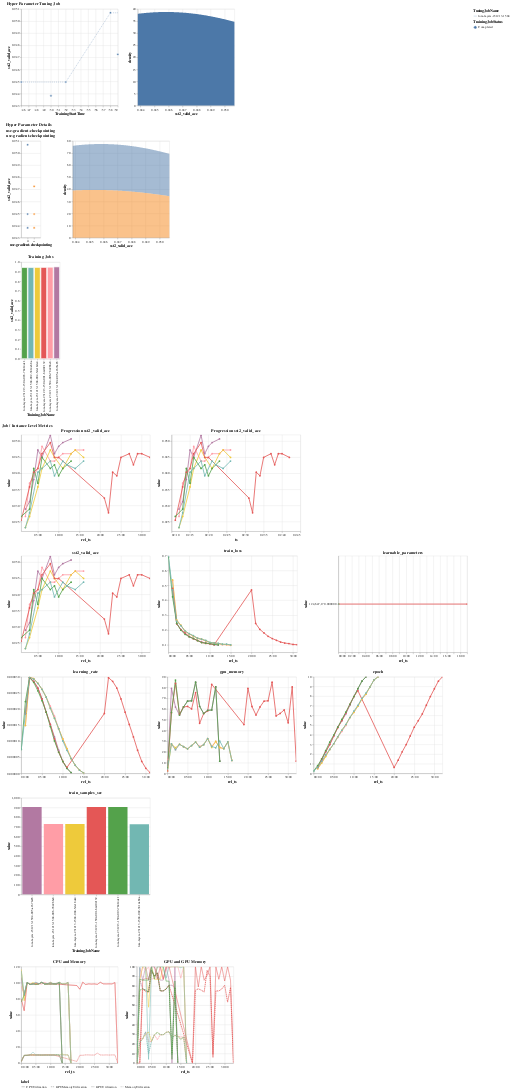

Notebook cell for this chart:
### Code cell
graph

### Figure 1 — Vega-Lite specification as saved in the notebook (floating-point values rounded to 4 significant figures; data arrays with more than 128 entries replaced by an {"elided": "..."} marker saying what was removed)
{"config": {"view": {"continuousWidth": 300, "continuousHeight": 300}}, "vconcat": [{"hconcat": [{"layer": [{"mark": {"type": "line", "opacity": 0.5, "strokeDash": [3, 3]}, "encoding": {"stroke": {"field": "TuningJobName", "type": "nominal"}, "x": {"field": "TrainingStartTime", "scale": {"nice": true}, "type": "temporal"}, "y": {"field": "cum_objective", "scale": {"padding": 1, "zero": false}, "type": "quantitative"}}}, {"mark": {"type": "point", "filled": true, "size": 50}, "encoding": {"opacity": {"condition": {"param": "param_25", "value": 1.0, "empty": true}, "value": 0.35}, "shape": {"field": "TrainingJobStatus", "legend": {"orient": "right"}, "type": "nominal"}, "stroke": {"condition": {"param": "param_26", "empty": false, "value": "gold"}, "value": "white"}, "strokeWidth": {"condition": {"param": "param_26", "empty": false, "value": 2.0}, "value": 2.0}, "tooltip": [{"field": "sst2_valid_acc", "format": ".2e", "type": "quantitative"}, {"field": "use-gradient-checkpointing", "type": "quantitative"}, {"field": "dummy", "type": "quantitative"}, {"field": "TrainingStartTime", "format": "%H:%M:%S", "type": "temporal"}, {"field": "TrainingJobName", "type": "nominal"}, {"field": "TrainingJobStatus", "type": "nominal"}, {"field": "TrainingElapsedTimeSeconds", "type": "quantitative"}], "x": {"field": "TrainingStartTime", "scale": {"nice": true}, "type": "temporal"}, "y": {"axis": {"title": "sst2_valid_acc"}, "field": "sst2_valid_acc", "scale": {"padding": 1, "zero": false}, "type": "quantitative"}}, "name": "view_31"}], "data": {"name": "data-a2868a339b3983346b8a20c83340ecb2"}}, {"data": {"name": "data-8bca1ef1437c1ef4b456812f0814df9c"}, "mark": {"type": "area"}, "encoding": {"x": {"field": "value", "scale": {"domain": [0.9438, 0.9507]}, "title": "sst2_valid_acc", "type": "quantitative"}, "y": {"field": "density", "type": "quantitative"}}, "transform": [{"filter": {"param": "param_25", "empty": true}}, {"density": "sst2_valid_acc", "bandwidth": 0.01}]}], "title": "Hyper Parameter Tuning Job"}, {"vconcat": [{"hconcat": [{"hconcat": [{"mark": {"type": "point", "filled": true, "size": 50}, "encoding": {"color": {"field": "use-gradient-checkpointing", "type": "nominal"}, "opacity": {"condition": {"param": "param_25", "value": 1.0, "empty": true}, "value": 0.35}, "shape": {"field": "TrainingJobStatus", "legend": {"orient": "right"}, "type": "nominal"}, "stroke": {"condition": {"param": "param_26", "empty": false, "value": "gold"}, "value": "white"}, "strokeWidth": {"condition": {"param": "param_26", "empty": false, "value": 2.0}, "value": 2.0}, "tooltip": [{"field": "sst2_valid_acc", "format": ".2e", "type": "quantitative"}, {"field": "use-gradient-checkpointing", "type": "quantitative"}, {"field": "dummy", "type": "quantitative"}, {"field": "TrainingStartTime", "format": "%H:%M:%S", "type": "temporal"}, {"field": "TrainingJobName", "type": "nominal"}, {"field": "TrainingJobStatus", "type": "nominal"}, {"field": "TrainingElapsedTimeSeconds", "type": "quantitative"}], "x": {"field": "use-gradient-checkpointing", "scale": {"base": 10, "padding": 1, "type": "linear", "zero": false}, "type": "ordinal"}, "y": {"axis": {"title": "sst2_valid_acc"}, "field": "sst2_valid_acc", "scale": {"padding": 1, "zero": false}, "type": "quantitative"}}, "name": "view_30", "title": "use-gradient-checkpointing"}, {"mark": {"type": "area", "opacity": 0.5}, "encoding": {"color": {"field": "use-gradient-checkpointing", "type": "nominal"}, "tooltip": {"field": "use-gradient-checkpointing", "type": "quantitative"}, "x": {"field": "value", "scale": {"domain": [0.9438, 0.9507]}, "title": "sst2_valid_acc", "type": "quantitative"}, "y": {"field": "density", "type": "quantitative"}}, "transform": [{"filter": {"param": "param_25", "empty": true}}, {"density": "sst2_valid_acc", "bandwidth": 0.01, "groupby": ["use-gradient-checkpointing"]}]}], "title": "use-gradient-checkpointing"}]}], "data": {"name": "data-8bca1ef1437c1ef4b456812f0814df9c"}, "title": "Hyper Parameter Details"}, {"vconcat": [{"data": {"name": "data-2451e2a7f4be41225bfe3df77a02dfbe"}, "mark": {"type": "bar"}, "encoding": {"color": {"field": "TrainingJobName", "type": "nominal"}, "opacity": {"condition": {"param": "param_25", "value": 1.0, "empty": true}, "value": 0.35}, "shape": {"field": "TrainingJobStatus", "legend": {"orient": "right"}, "type": "nominal"}, "stroke": {"condition": {"param": "param_26", "empty": false, "value": "gold"}, "value": "white"}, "strokeWidth": {"condition": {"param": "param_26", "empty": false, "value": 2.0}, "value": 2.0}, "x": {"field": "TrainingJobName", "sort": null, "type": "nominal"}, "y": {"field": "sst2_valid_acc", "type": "quantitative"}}, "name": "view_43", "title": "Training Jobs"}, {"vconcat": [{"hconcat": [{"mark": {"type": "line", "point": true}, "encoding": {"color": {"condition": {"param": "param_25", "empty": true, "field": "TrainingJobName", "legend": null, "type": "nominal"}, "value": "grey"}, "opacity": {"condition": {"param": "param_25", "value": 1.0, "empty": true}, "value": 0.3}, "strokeWidth": {"condition": {"param": "param_25", "value": 2.5, "empty": true}, "value": 0.8}, "tooltip": [{"field": "TrainingJobName", "type": "nominal"}, {"field": "value", "type": "quantitative"}, {"field": "label", "type": "nominal"}, {"field": "ts", "format": "%e:%H:%M", "type": "temporal"}, {"field": "rel_ts", "format": "%e:%H:%M", "type": "temporal"}], "x": {"axis": {"format": "%M:%S"}, "field": "rel_ts", "type": "temporal"}, "y": {"field": "value", "scale": {"zero": false}, "type": "quantitative"}}, "name": "view_32", "title": "Progression sst2_valid_acc", "transform": [{"filter": {"equal": "sst2_valid_acc", "field": "label"}}], "width": 400}, {"mark": {"type": "line", "point": true}, "encoding": {"color": {"condition": {"param": "param_25", "empty": true, "field": "TrainingJobName", "legend": null, "type": "nominal"}, "value": "grey"}, "opacity": {"condition": {"param": "param_25", "value": 1.0, "empty": true}, "value": 0.3}, "strokeWidth": {"condition": {"param": "param_25", "value": 2.5, "empty": true}, "value": 0.8}, "tooltip": [{"field": "TrainingJobName", "type": "nominal"}, {"field": "value", "type": "quantitative"}, {"field": "label", "type": "nominal"}, {"field": "ts", "format": "%e:%H:%M", "type": "temporal"}, {"field": "rel_ts", "format": "%e:%H:%M", "type": "temporal"}], "x": {"field": "ts", "scale": {"nice": true}, "type": "temporal"}, "y": {"field": "value", "scale": {"zero": false}, "type": "quantitative"}}, "name": "view_33", "title": "Progression sst2_valid_acc", "transform": [{"filter": {"equal": "sst2_valid_acc", "field": "label"}}], "width": 400}]}, {"vconcat": [{"hconcat": [{"mark": {"type": "line", "interpolate": "linear", "point": true}, "encoding": {"color": {"condition": {"param": "param_25", "empty": true, "field": "TrainingJobName", "legend": null, "type": "nominal"}, "value": "grey"}, "opacity": {"condition": {"param": "param_25", "value": 1.0, "empty": true}, "value": 0.3}, "strokeWidth": {"condition": {"param": "param_25", "value": 2.5, "empty": true}, "value": 0.8}, "tooltip": [{"field": "TrainingJobName", "type": "nominal"}, {"field": "value", "type": "quantitative"}, {"field": "label", "type": "nominal"}, {"field": "ts", "format": "%e:%H:%M", "type": "temporal"}, {"field": "rel_ts", "format": "%e:%H:%M", "type": "temporal"}], "x": {"axis": {"format": "%M:%S"}, "field": "rel_ts", "type": "temporal"}, "y": {"field": "value", "scale": {"zero": false}, "type": "quantitative"}}, "name": "view_34", "title": "sst2_valid_acc", "transform": [{"filter": {"equal": "sst2_valid_acc", "field": "label"}}], "width": 400}, {"mark": {"type": "line", "interpolate": "linear", "point": true}, "encoding": {"color": {"condition": {"param": "param_25", "empty": true, "field": "TrainingJobName", "legend": null, "type": "nominal"}, "value": "grey"}, "opacity": {"condition": {"param": "param_25", "value": 1.0, "empty": true}, "value": 0.3}, "strokeWidth": {"condition": {"param": "param_25", "value": 2.5, "empty": true}, "value": 0.8}, "tooltip": [{"field": "TrainingJobName", "type": "nominal"}, {"field": "value", "type": "quantitative"}, {"field": "label", "type": "nominal"}, {"field": "ts", "format": "%e:%H:%M", "type": "temporal"}, {"field": "rel_ts", "format": "%e:%H:%M", "type": "temporal"}], "x": {"axis": {"format": "%M:%S"}, "field": "rel_ts", "type": "temporal"}, "y": {"field": "value", "scale": {"zero": false}, "type": "quantitative"}}, "name": "view_35", "title": "train_loss", "transform": [{"filter": {"equal": "train_loss", "field": "label"}}], "width": 400}, {"mark": {"type": "line", "interpolate": "linear", "point": true}, "encoding": {"color": {"condition": {"param": "param_25", "empty": true, "field": "TrainingJobName", "legend": null, "type": "nominal"}, "value": "grey"}, "opacity": {"condition": {"param": "param_25", "value": 1.0, "empty": true}, "value": 0.3}, "strokeWidth": {"condition": {"param": "param_25", "value": 2.5, "empty": true}, "value": 0.8}, "tooltip": [{"field": "TrainingJobName", "type": "nominal"}, {"field": "value", "type": "quantitative"}, {"field": "label", "type": "nominal"}, {"field": "ts", "format": "%e:%H:%M", "type": "temporal"}, {"field": "rel_ts", "format": "%e:%H:%M", "type": "temporal"}], "x": {"axis": {"format": "%M:%S"}, "field": "rel_ts", "type": "temporal"}, "y": {"field": "value", "scale": {"zero": false}, "type": "quantitative"}}, "name": "view_36", "title": "learnable_parameters", "transform": [{"filter": {"equal": "learnable_parameters", "field": "label"}}], "width": 400}]}, {"hconcat": [{"mark": {"type": "line", "interpolate": "linear", "point": true}, "encoding": {"color": {"condition": {"param": "param_25", "empty": true, "field": "TrainingJobName", "legend": null, "type": "nominal"}, "value": "grey"}, "opacity": {"condition": {"param": "param_25", "value": 1.0, "empty": true}, "value": 0.3}, "strokeWidth": {"condition": {"param": "param_25", "value": 2.5, "empty": true}, "value": 0.8}, "tooltip": [{"field": "TrainingJobName", "type": "nominal"}, {"field": "value", "type": "quantitative"}, {"field": "label", "type": "nominal"}, {"field": "ts", "format": "%e:%H:%M", "type": "temporal"}, {"field": "rel_ts", "format": "%e:%H:%M", "type": "temporal"}], "x": {"axis": {"format": "%M:%S"}, "field": "rel_ts", "type": "temporal"}, "y": {"field": "value", "scale": {"zero": false}, "type": "quantitative"}}, "name": "view_37", "title": "learning_rate", "transform": [{"filter": {"equal": "learning_rate", "field": "label"}}], "width": 400}, {"mark": {"type": "line", "interpolate": "linear", "point": true}, "encoding": {"color": {"condition": {"param": "param_25", "empty": true, "field": "TrainingJobName", "legend": null, "type": "nominal"}, "value": "grey"}, "opacity": {"condition": {"param": "param_25", "value": 1.0, "empty": true}, "value": 0.3}, "strokeWidth": {"condition": {"param": "param_25", "value": 2.5, "empty": true}, "value": 0.8}, "tooltip": [{"field": "TrainingJobName", "type": "nominal"}, {"field": "value", "type": "quantitative"}, {"field": "label", "type": "nominal"}, {"field": "ts", "format": "%e:%H:%M", "type": "temporal"}, {"field": "rel_ts", "format": "%e:%H:%M", "type": "temporal"}], "x": {"axis": {"format": "%M:%S"}, "field": "rel_ts", "type": "temporal"}, "y": {"field": "value", "scale": {"zero": false}, "type": "quantitative"}}, "name": "view_38", "title": "gpu_memory", "transform": [{"filter": {"equal": "gpu_memory", "field": "label"}}], "width": 400}, {"mark": {"type": "line", "interpolate": "linear", "point": true}, "encoding": {"color": {"condition": {"param": "param_25", "empty": true, "field": "TrainingJobName", "legend": null, "type": "nominal"}, "value": "grey"}, "opacity": {"condition": {"param": "param_25", "value": 1.0, "empty": true}, "value": 0.3}, "strokeWidth": {"condition": {"param": "param_25", "value": 2.5, "empty": true}, "value": 0.8}, "tooltip": [{"field": "TrainingJobName", "type": "nominal"}, {"field": "value", "type": "quantitative"}, {"field": "label", "type": "nominal"}, {"field": "ts", "format": "%e:%H:%M", "type": "temporal"}, {"field": "rel_ts", "format": "%e:%H:%M", "type": "temporal"}], "x": {"axis": {"format": "%M:%S"}, "field": "rel_ts", "type": "temporal"}, "y": {"field": "value", "scale": {"zero": false}, "type": "quantitative"}}, "name": "view_39", "title": "epoch", "transform": [{"filter": {"equal": "epoch", "field": "label"}}], "width": 400}]}, {"hconcat": [{"mark": {"type": "bar", "interpolate": "linear", "point": true}, "encoding": {"color": {"condition": {"param": "param_25", "empty": true, "field": "TrainingJobName", "legend": null, "type": "nominal"}, "value": "grey"}, "opacity": {"condition": {"param": "param_25", "value": 1.0, "empty": true}, "value": 0.3}, "strokeWidth": {"condition": {"param": "param_25", "value": 2.5, "empty": true}, "value": 0.8}, "tooltip": [{"field": "TrainingJobName", "type": "nominal"}, {"field": "value", "type": "quantitative"}, {"field": "label", "type": "nominal"}, {"field": "ts", "format": "%e:%H:%M", "type": "temporal"}, {"field": "rel_ts", "format": "%e:%H:%M", "type": "temporal"}], "x": {"field": "TrainingJobName", "sort": null, "type": "nominal"}, "y": {"field": "value", "scale": {"zero": false}, "type": "quantitative"}}, "name": "view_40", "title": "train_samples_sec", "transform": [{"filter": {"equal": "train_samples_sec", "field": "label"}}], "width": 400}]}, {"hconcat": [{"mark": {"type": "line"}, "encoding": {"color": {"condition": {"param": "param_25", "empty": true, "field": "TrainingJobName", "legend": null, "type": "nominal"}, "value": "grey"}, "opacity": {"condition": {"param": "param_25", "value": 1.0, "empty": true}, "value": 0.3}, "strokeDash": {"field": "label", "legend": {"orient": "bottom"}, "type": "nominal"}, "strokeWidth": {"condition": {"param": "param_25", "value": 2.5, "empty": true}, "value": 0.8}, "tooltip": [{"field": "TrainingJobName", "type": "nominal"}, {"field": "value", "type": "quantitative"}, {"field": "label", "type": "nominal"}, {"field": "ts", "format": "%e:%H:%M", "type": "temporal"}, {"field": "rel_ts", "format": "%e:%H:%M", "type": "temporal"}], "x": {"axis": {"format": "%M:%S"}, "field": "rel_ts", "type": "temporal"}, "y": {"field": "value", "type": "quantitative"}}, "name": "view_41", "title": "CPU and Memory", "transform": [{"filter": {"field": "label", "oneOf": ["MemoryUtilization", "CPUUtilization"]}}]}, {"mark": {"type": "line"}, "encoding": {"color": {"condition": {"param": "param_25", "empty": true, "field": "TrainingJobName", "legend": null, "type": "nominal"}, "value": "grey"}, "opacity": {"condition": {"param": "param_25", "value": 1.0, "empty": true}, "value": 0.3}, "strokeDash": {"field": "label", "legend": {"orient": "bottom"}, "type": "nominal"}, "strokeWidth": {"condition": {"param": "param_25", "value": 2.5, "empty": true}, "value": 0.8}, "tooltip": [{"field": "TrainingJobName", "type": "nominal"}, {"field": "value", "type": "quantitative"}, {"field": "label", "type": "nominal"}, {"field": "ts", "format": "%e:%H:%M", "type": "temporal"}, {"field": "rel_ts", "format": "%e:%H:%M", "type": "temporal"}], "x": {"axis": {"format": "%M:%S"}, "field": "rel_ts", "type": "temporal"}, "y": {"field": "value", "type": "quantitative"}}, "name": "view_42", "title": "GPU and GPU Memory", "transform": [{"filter": {"field": "label", "oneOf": ["GPUMemoryUtilization", "GPUUtilization"]}}]}]}]}], "data": {"name": "data-1f5db9922a7a2f958a3a5e1843a5935a"}, "resolve": {"scale": {"strokeDash": "independent"}}, "title": "Job / Instance Level Metrics"}]}], "params": [{"name": "param_25", "select": {"type": "interval", "encodings": ["x"], "resolve": "intersect"}, "views": ["view_31", "view_30", "view_43"]}, {"name": "param_26", "select": {"type": "point", "fields": ["TrainingJobName", "TrainingStartTime"], "nearest": false, "on": "mouseover"}, "views": ["view_31", "view_30", "view_43"]}, {"name": "param_27", "select": {"type": "interval", "encodings": ["x", "y"]}, "bind": "scales", "views": ["view_32", "view_33"]}, {"name": "param_28", "select": {"type": "interval", "encodings": ["x", "y"]}, "bind": "scales", "views": ["view_34"]}, {"name": "param_29", "select": {"type": "interval", "encodings": ["x", "y"]}, "bind": "scales", "views": ["view_35"]}, {"name": "param_30", "select": {"type": "interval", "encodings": ["x", "y"]}, "bind": "scales", "views": ["view_36"]}, {"name": "param_31", "select": {"type": "interval", "encodings": ["x", "y"]}, "bind": "scales", "views": ["view_37"]}, {"name": "param_32", "select": {"type": "interval", "encodings": ["x", "y"]}, "bind": "scales", "views": ["view_38"]}, {"name": "param_33", "select": {"type": "interval", "encodings": ["x", "y"]}, "bind": "scales", "views": ["view_39"]}, {"name": "param_34", "select": {"type": "interval", "encodings": ["x", "y"]}, "bind": "scales", "views": ["view_40"]}, {"name": "param_35", "select": {"type": "interval", "encodings": ["x", "y"]}, "bind": "scales", "views": ["view_41"]}, {"name": "param_36", "select": {"type": "interval", "encodings": ["x", "y"]}, "bind": "scales", "views": ["view_42"]}], "$schema": "https://vega.github.io/schema/vega-lite/v5.8.0.json", "datasets": {"data-a2868a339b3983346b8a20c83340ecb2": [{"dummy": 0, "use-gradient-checkpointing": 0, "TrainingJobName": "lora-layers-231213-1504-001-b4d02132", "TrainingJobStatus": "Completed", "TrainingStartTime": "2023-12-13T15:05:46+01:00", "TrainingEndTime": "2023-12-13T15:43:04+01:00", "TrainingElapsedTimeSeconds": 2238.0, "TuningJobName": "lora-layers-231213-1504", "sst2_valid_acc": 0.945, "cum_objective": 0.945}, {"dummy": 1, "use-gradient-checkpointing": 0, "TrainingJobName": "lora-layers-231213-1504-003-784f4dcf", "TrainingJobStatus": "Completed", "TrainingStartTime": "2023-12-13T15:05:50+01:00", "TrainingEndTime": "2023-12-13T15:24:01+01:00", "TrainingElapsedTimeSeconds": 1091.0, "TuningJobName": "lora-layers-231213-1504", "sst2_valid_acc": 0.9438, "cum_objective": 0.945}, {"dummy": 0, "use-gradient-checkpointing": 1, "TrainingJobName": "lora-layers-231213-1504-002-3814a68a", "TrainingJobStatus": "Completed", "TrainingStartTime": "2023-12-13T15:05:50+01:00", "TrainingEndTime": "2023-12-13T15:27:02+01:00", "TrainingElapsedTimeSeconds": 1272.0, "TuningJobName": "lora-layers-231213-1504", "sst2_valid_acc": 0.9438, "cum_objective": 0.945}, {"dummy": 1, "use-gradient-checkpointing": 1, "TrainingJobName": "lora-layers-231213-1504-004-5de18de4", "TrainingJobStatus": "Completed", "TrainingStartTime": "2023-12-13T15:05:52+01:00", "TrainingEndTime": "2023-12-13T15:27:09+01:00", "TrainingElapsedTimeSeconds": 1277.0, "TuningJobName": "lora-layers-231213-1504", "sst2_valid_acc": 0.945, "cum_objective": 0.945}, {"dummy": 2, "use-gradient-checkpointing": 0, "TrainingJobName": "lora-layers-231213-1504-005-a167fa85", "TrainingJobStatus": "Completed", "TrainingStartTime": "2023-12-13T15:05:58+01:00", "TrainingEndTime": "2023-12-13T15:24:09+01:00", "TrainingElapsedTimeSeconds": 1091.0, "TuningJobName": "lora-layers-231213-1504", "sst2_valid_acc": 0.9507, "cum_objective": 0.9507}, {"dummy": 2, "use-gradient-checkpointing": 1, "TrainingJobName": "lora-layers-231213-1504-006-7842bbe8", "TrainingJobStatus": "Completed", "TrainingStartTime": "2023-12-13T15:05:59+01:00", "TrainingEndTime": "2023-12-13T15:27:06+01:00", "TrainingElapsedTimeSeconds": 1267.0, "TuningJobName": "lora-layers-231213-1504", "sst2_valid_acc": 0.9472, "cum_objective": 0.9507}], "data-8bca1ef1437c1ef4b456812f0814df9c": [{"dummy": 2, "use-gradient-checkpointing": 0, "TrainingJobName": "lora-layers-231213-1504-005-a167fa85", "TrainingJobStatus": "Completed", "TrainingStartTime": "2023-12-13T15:05:58+01:00", "TrainingEndTime": "2023-12-13T15:24:09+01:00", "TrainingElapsedTimeSeconds": 1091.0, "TuningJobName": "lora-layers-231213-1504", "sst2_valid_acc": 0.9507}, {"dummy": 2, "use-gradient-checkpointing": 1, "TrainingJobName": "lora-layers-231213-1504-006-7842bbe8", "TrainingJobStatus": "Completed", "TrainingStartTime": "2023-12-13T15:05:59+01:00", "TrainingEndTime": "2023-12-13T15:27:06+01:00", "TrainingElapsedTimeSeconds": 1267.0, "TuningJobName": "lora-layers-231213-1504", "sst2_valid_acc": 0.9472}, {"dummy": 1, "use-gradient-checkpointing": 1, "TrainingJobName": "lora-layers-231213-1504-004-5de18de4", "TrainingJobStatus": "Completed", "TrainingStartTime": "2023-12-13T15:05:52+01:00", "TrainingEndTime": "2023-12-13T15:27:09+01:00", "TrainingElapsedTimeSeconds": 1277.0, "TuningJobName": "lora-layers-231213-1504", "sst2_valid_acc": 0.945}, {"dummy": 0, "use-gradient-checkpointing": 0, "TrainingJobName": "lora-layers-231213-1504-001-b4d02132", "TrainingJobStatus": "Completed", "TrainingStartTime": "2023-12-13T15:05:46+01:00", "TrainingEndTime": "2023-12-13T15:43:04+01:00", "TrainingElapsedTimeSeconds": 2238.0, "TuningJobName": "lora-layers-231213-1504", "sst2_valid_acc": 0.945}, {"dummy": 1, "use-gradient-checkpointing": 0, "TrainingJobName": "lora-layers-231213-1504-003-784f4dcf", "TrainingJobStatus": "Completed", "TrainingStartTime": "2023-12-13T15:05:50+01:00", "TrainingEndTime": "2023-12-13T15:24:01+01:00", "TrainingElapsedTimeSeconds": 1091.0, "TuningJobName": "lora-layers-231213-1504", "sst2_valid_acc": 0.9438}, {"dummy": 0, "use-gradient-checkpointing": 1, "TrainingJobName": "lora-layers-231213-1504-002-3814a68a", "TrainingJobStatus": "Completed", "TrainingStartTime": "2023-12-13T15:05:50+01:00", "TrainingEndTime": "2023-12-13T15:27:02+01:00", "TrainingElapsedTimeSeconds": 1272.0, "TuningJobName": "lora-layers-231213-1504", "sst2_valid_acc": 0.9438}], "data-2451e2a7f4be41225bfe3df77a02dfbe": [{"dummy": 1, "use-gradient-checkpointing": 0, "TrainingJobName": "lora-layers-231213-1504-003-784f4dcf", "TrainingJobStatus": "Completed", "TrainingStartTime": "2023-12-13T15:05:50+01:00", "TrainingEndTime": "2023-12-13T15:24:01+01:00", "TrainingElapsedTimeSeconds": 1091.0, "TuningJobName": "lora-layers-231213-1504", "sst2_valid_acc": 0.9438}, {"dummy": 0, "use-gradient-checkpointing": 1, "TrainingJobName": "lora-layers-231213-1504-002-3814a68a", "TrainingJobStatus": "Completed", "TrainingStartTime": "2023-12-13T15:05:50+01:00", "TrainingEndTime": "2023-12-13T15:27:02+01:00", "TrainingElapsedTimeSeconds": 1272.0, "TuningJobName": "lora-layers-231213-1504", "sst2_valid_acc": 0.9438}, {"dummy": 1, "use-gradient-checkpointing": 1, "TrainingJobName": "lora-layers-231213-1504-004-5de18de4", "TrainingJobStatus": "Completed", "TrainingStartTime": "2023-12-13T15:05:52+01:00", "TrainingEndTime": "2023-12-13T15:27:09+01:00", "TrainingElapsedTimeSeconds": 1277.0, "TuningJobName": "lora-layers-231213-1504", "sst2_valid_acc": 0.945}, {"dummy": 0, "use-gradient-checkpointing": 0, "TrainingJobName": "lora-layers-231213-1504-001-b4d02132", "TrainingJobStatus": "Completed", "TrainingStartTime": "2023-12-13T15:05:46+01:00", "TrainingEndTime": "2023-12-13T15:43:04+01:00", "TrainingElapsedTimeSeconds": 2238.0, "TuningJobName": "lora-layers-231213-1504", "sst2_valid_acc": 0.945}, {"dummy": 2, "use-gradient-checkpointing": 1, "TrainingJobName": "lora-layers-231213-1504-006-7842bbe8", "TrainingJobStatus": "Completed", "TrainingStartTime": "2023-12-13T15:05:59+01:00", "TrainingEndTime": "2023-12-13T15:27:06+01:00", "TrainingElapsedTimeSeconds": 1267.0, "TuningJobName": "lora-layers-231213-1504", "sst2_valid_acc": 0.9472}, {"dummy": 2, "use-gradient-checkpointing": 0, "TrainingJobName": "lora-layers-231213-1504-005-a167fa85", "TrainingJobStatus": "Completed", "TrainingStartTime": "2023-12-13T15:05:58+01:00", "TrainingEndTime": "2023-12-13T15:24:09+01:00", "TrainingElapsedTimeSeconds": 1091.0, "TuningJobName": "lora-layers-231213-1504", "sst2_valid_acc": 0.9507}], "data-1f5db9922a7a2f958a3a5e1843a5935a": {"elided": "1376 records"}}}
